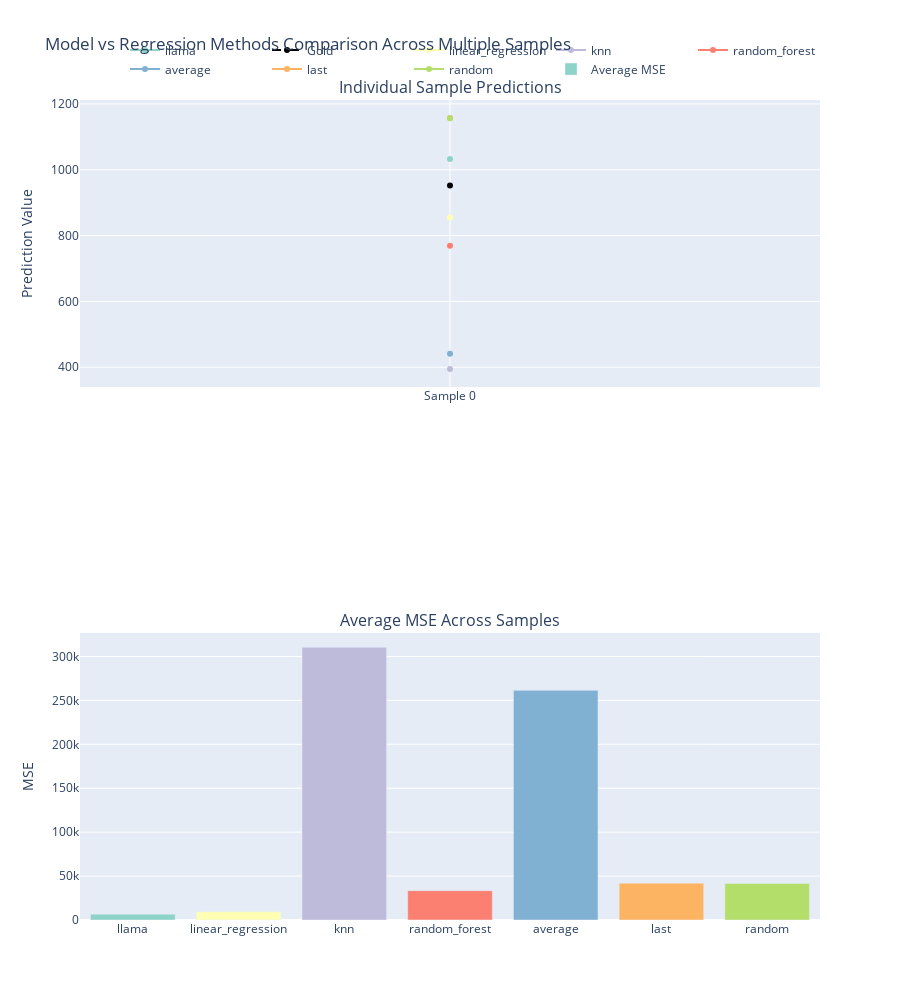

The notebook cell saved with this chart:
### Code cell
def generate_and_compare_predictions(model, dataset_func, regressors, num_samples=5, seq_len=None):
    """
    Generate model predictions and compare against regression baselines using MSE across multiple prompts
    
    Args:
        model (HookedTransformer): The transformer model
        dataset_func (callable): Function that returns dataset splits
        regressors (list): List of regression functions to compare
        num_samples (int): Number of different prompts to generate and test
        seq_len (int, optional): Length to slice dataset
        
    Returns:
        dict: MSE scores and predictions for each sample
    """
    all_results = []
    
    # Generate multiple samples
    for i in range(num_samples):
        # Get data and predictions using create_comparison_data
        data = create_comparison_data(model, dataset_func, regressors, random_state=i, seq_len=seq_len)
        
        # Get the prompt
        prompt = data['prompt']
        
        # Generate model prediction
        pred_text = model.generate(prompt, max_new_tokens=4, temperature=0)
        # No need to convert to string since generate() returns string directly
        
        # Extract the numeric prediction from the generated text
        try:
            # Clean the prediction text - remove the prompt and keep only the generated part
            # This assumes the model's output follows the prompt
            generated_part = pred_text.replace(prompt, '').strip()
            model_pred = float(generated_part)
        except ValueError:
            print(f"Warning: Could not parse model prediction for sample {i}: {pred_text}")
            model_pred = None
            
        # Get gold value and regression predictions
        sample_results = {
            'sample_id': i,
            'predictions': {
                'llama': model_pred,  # Changed 'model' to 'llama' for clarity
                'gold': data['predictions']['gold'],
            },
            'mse_scores': {}
        }
        
        # Add predictions from all regressors
        for reg_name, pred_value in data['predictions'].items():
            if reg_name != 'gold':
                sample_results['predictions'][reg_name] = pred_value
        
        # Calculate MSE scores for all predictions including the model's
        gold = sample_results['predictions']['gold']
        for method, pred in sample_results['predictions'].items():
            if method != 'gold' and pred is not None:
                sample_results['mse_scores'][method] = (pred - gold) ** 2
                
        all_results.append(sample_results)
    
    # Calculate average MSE across all samples
    avg_mse = {method: [] for method in all_results[0]['mse_scores'].keys()}
    for result in all_results:
        for method, mse in result['mse_scores'].items():
            avg_mse[method].append(mse)
    
    avg_mse = {method: sum(scores)/len(scores) for method, scores in avg_mse.items()}
    
    return {
        'individual_results': all_results,
        'average_mse': avg_mse
    }

def plot_comparison_results(results):
    import plotly.graph_objects as go
    import plotly.express as px
    from plotly.subplots import make_subplots
    
    # Create figure with secondary y-axis
    fig = make_subplots(rows=2, cols=1, 
                       subplot_titles=('Individual Sample Predictions', 'Average MSE Across Samples'),
                       vertical_spacing=0.3)
    
    # Colors for different methods
    methods = list(results['individual_results'][0]['predictions'].keys())
    methods.remove('gold')
    colors = px.colors.qualitative.Set3[:len(methods)]
    color_map = dict(zip(methods, colors))
    
    # Plot individual predictions
    for method in methods:
        x_vals = []
        y_vals = []
        for sample in results['individual_results']:
            x_vals.append(f"Sample {sample['sample_id']}")
            y_vals.append(sample['predictions'][method])
        
        fig.add_trace(
            go.Scatter(
                name=method,
                x=x_vals,
                y=y_vals,
                mode='lines+markers',
                line=dict(color=color_map[method])
            ),
            row=1, col=1
        )
        
        # Add gold values
        if method == methods[0]:  # Only add gold once
            gold_vals = [sample['predictions']['gold'] for sample in results['individual_results']]
            fig.add_trace(
                go.Scatter(
                    name='Gold',
                    x=x_vals,
                    y=gold_vals,
                    mode='lines+markers',
                    line=dict(color='black', dash='dash')
                ),
                row=1, col=1
            )
    
    # Plot average MSE
    fig.add_trace(
        go.Bar(
            name='Average MSE',
            x=list(results['average_mse'].keys()),
            y=list(results['average_mse'].values()),
            marker_color=[color_map[method] for method in results['average_mse'].keys()]
        ),
        row=2, col=1
    )
    
    # Update layout
    fig.update_layout(
        title='Model vs Regression Methods Comparison Across Multiple Samples',
        showlegend=True,
        height=1000,
        legend=dict(
            orientation="h",
            yanchor="bottom",
            y=1.02,
            xanchor="right",
            x=1
        )
    )
    
    # Update y-axes labels
    fig.update_yaxes(title_text="Prediction Value", row=1, col=1)
    fig.update_yaxes(title_text="MSE", row=2, col=1)
    
    return fig

# Run comparison
regressors = [linear_regression, knn_regression, random_forest, 
              baseline_average, baseline_last, baseline_random]

results = generate_and_compare_predictions(
    model=model,
    dataset_func=get_dataset_friedman_2,
    regressors=regressors,
    num_samples=1,
    seq_len=None
)

# Create and display visualization
fig = plot_comparison_results(results)
fig.show()

### Figure 1 — Plotly figure (JSON) as saved in the notebook; plotly's stock layout.template omitted (floating-point values rounded to 4 significant figures)
{"data": [{"line": {"color": "rgb(141,211,199)"}, "mode": "lines+markers", "name": "llama", "type": "scatter", "x": ["Sample 0"], "xaxis": "x", "y": [1033], "yaxis": "y"}, {"line": {"color": "black", "dash": "dash"}, "mode": "lines+markers", "name": "Gold", "type": "scatter", "x": ["Sample 0"], "xaxis": "x", "y": [952.2], "yaxis": "y"}, {"line": {"color": "rgb(255,255,179)"}, "mode": "lines+markers", "name": "linear_regression", "type": "scatter", "x": ["Sample 0"], "xaxis": "x", "y": [854.9], "yaxis": "y"}, {"line": {"color": "rgb(190,186,218)"}, "mode": "lines+markers", "name": "knn", "type": "scatter", "x": ["Sample 0"], "xaxis": "x", "y": [395.1], "yaxis": "y"}, {"line": {"color": "rgb(251,128,114)"}, "mode": "lines+markers", "name": "random_forest", "type": "scatter", "x": ["Sample 0"], "xaxis": "x", "y": [769.4], "yaxis": "y"}, {"line": {"color": "rgb(128,177,211)"}, "mode": "lines+markers", "name": "average", "type": "scatter", "x": ["Sample 0"], "xaxis": "x", "y": [440.9], "yaxis": "y"}, {"line": {"color": "rgb(253,180,98)"}, "mode": "lines+markers", "name": "last", "type": "scatter", "x": ["Sample 0"], "xaxis": "x", "y": [1157.0], "yaxis": "y"}, {"line": {"color": "rgb(179,222,105)"}, "mode": "lines+markers", "name": "random", "type": "scatter", "x": ["Sample 0"], "xaxis": "x", "y": [1156.0], "yaxis": "y"}, {"marker": {"color": ["rgb(141,211,199)", "rgb(255,255,179)", "rgb(190,186,218)", "rgb(251,128,114)", "rgb(128,177,211)", "rgb(253,180,98)", "rgb(179,222,105)"]}, "name": "Average MSE", "type": "bar", "x": ["llama", "linear_regression", "knn", "random_forest", "average", "last", "random"], "xaxis": "x2", "y": [6533.0, 9468.0, 310400.0, 33400.0, 261400.0, 41970.0, 41640.0], "yaxis": "y2"}], "layout": {"annotations": [{"font": {"size": 16}, "showarrow": false, "text": "Individual Sample Predictions", "x": 0.5, "xanchor": "center", "xref": "paper", "y": 1.0, "yanchor": "bottom", "yref": "paper"}, {"font": {"size": 16}, "showarrow": false, "text": "Average MSE Across Samples", "x": 0.5, "xanchor": "center", "xref": "paper", "y": 0.35, "yanchor": "bottom", "yref": "paper"}], "height": 1000, "legend": {"orientation": "h", "x": 1, "xanchor": "right", "y": 1.02, "yanchor": "bottom"}, "showlegend": true, "title": {"text": "Model vs Regression Methods Comparison Across Multiple Samples"}, "xaxis": {"anchor": "y", "domain": [0, 1]}, "xaxis2": {"anchor": "y2", "domain": [0, 1]}, "yaxis": {"anchor": "x", "domain": [0.65, 1.0], "title": {"text": "Prediction Value"}}, "yaxis2": {"anchor": "x2", "domain": [0, 0.35], "title": {"text": "MSE"}}}}
